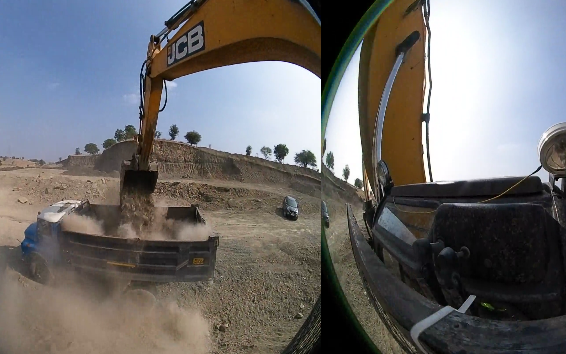
#> input picture templates/template_4.png, 566 x 354 px, found by its file name
$ python swing_analysis.py
#> lines starting #> are read from the running program, lines starting #| are printed output that depends on the picture; after the words box and inside, x2 and y2 are one past the last pixel; in counts of white or black regions, pixels touching at a corner belong together; pictures that were not available may be replaced by others from this repository, and a replacement may not be noted
import cv2
import numpy as np

cap = cv2.VideoCapture('sample-3.mp4')
template = cv2.imread("./template_4.png", cv2.IMREAD_GRAYSCALE)
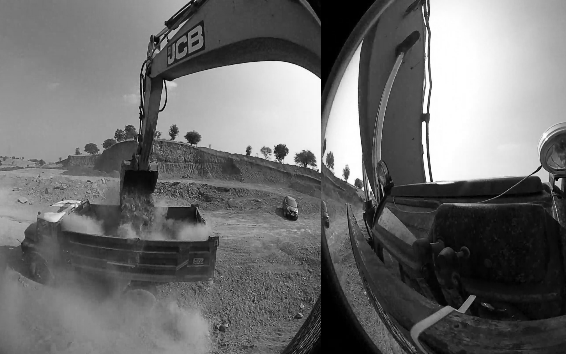
#> template: shape (354, 566); min 0, max 255, mean 109.9
w, h = template.shape[::-1]
#> w = 566; h = 354
swing_count = 0
swing_flag  = True

while True:
    (grabbed, frame) = cap.read()
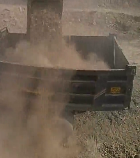
#> input picture templates/template_1.png, 140 x 158 px, given in place of sample-3.mp4, which was not available
#> frame is the input picture: shape (158, 140, 3); mean B, G, R 80.7, 96, 110.8
    frame = cv2.resize(frame,(848,480))
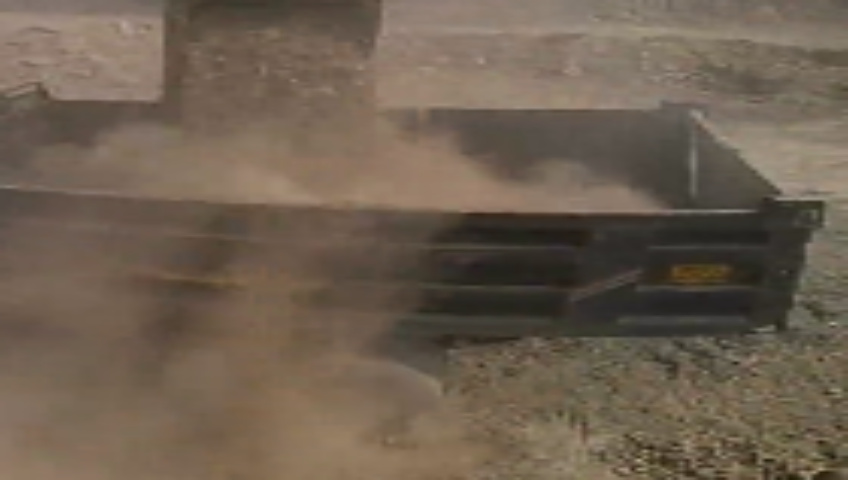
#> frame: shape (480, 848, 3); mean B, G, R 80.6, 95.9, 110.6
    gray_frame = cv2.cvtColor(frame, cv2.COLOR_BGR2GRAY)
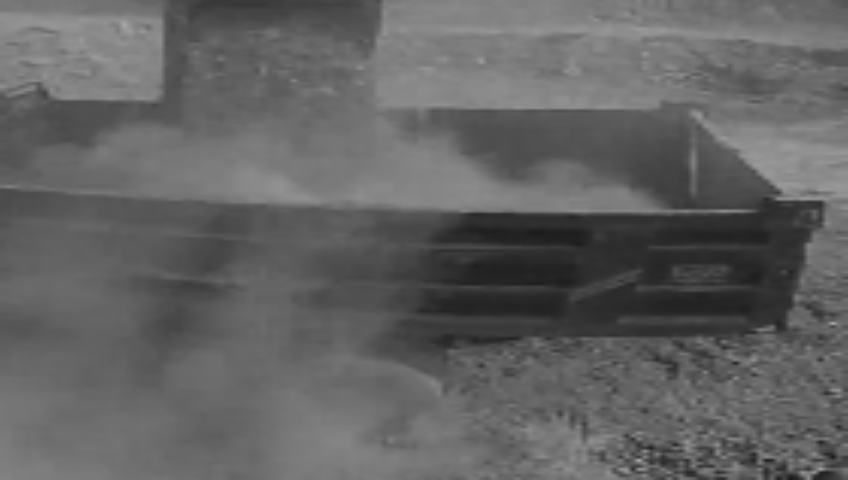
#> gray_frame: shape (480, 848); min 26, max 170, mean 98.5

    res = cv2.matchTemplate(gray_frame, template, cv2.TM_CCOEFF_NORMED)
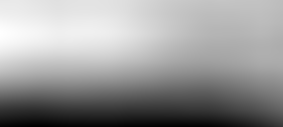
#> res: shape (127, 283) float32; min -0.272, max 0.478, mean 0.177; drawn with min black and max white
    loc = np.where(res >= 0.7)
#> loc = (empty array, empty array)
    #print(res)
    print("Length of locations : ",len(loc[0]),len(loc[1]))
#| Length of locations :  0 0
    if(len(loc[0]) == 0 and len(loc[1]) == 0):
        swing_flag = True
    print("Locations when res > 0.7:", loc)
#| Locations when res > 0.7: (array([], dtype=int64), array([], dtype=int64))

    for pt in zip(*loc[::-1]):
        if(swing_flag):
            swing_count += 1
            swing_flag = False
        cv2.rectangle(frame, pt, (pt[0] + w, pt[1] + h), (0, 255, 0), 3)
        cv2.putText(frame, "Status: Filling", (20,20), cv2.FONT_HERSHEY_SIMPLEX, 0.8, (0, 255, 0), lineType=cv2.LINE_AA)
#> this loop made 0 passes
#> after the loop, swing_count = 0; swing_flag = True

    #frame = cv2.resize(frame,(640,480))
    #cv2.putText(frame, "Status: ---", (20,40), cv2.FONT_HERSHEY_SIMPLEX, 0.3, (255, 0, 0), lineType=cv2.LINE_AA)
    cv2.putText(frame, "Swing Count = "+str(swing_count), (600,20), cv2.FONT_HERSHEY_SIMPLEX, 0.6, (0, 255, 0), lineType=cv2.LINE_AA)
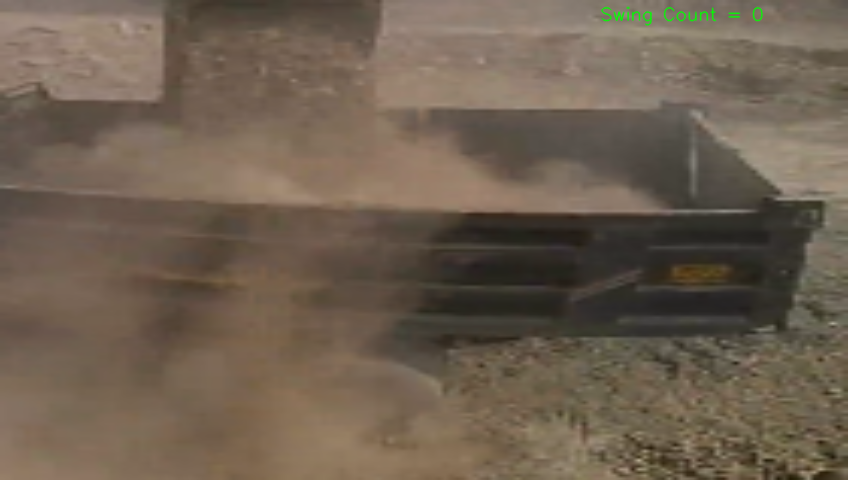
#> frame: shape (480, 848, 3); 0.23% of pixels changed, all inside (x1, y1, x2, y2) = (600, 6, 763, 26)
    cv2.imshow("Frame", frame)

    if not grabbed or cv2.waitKey(1) == ord("q"):
#> (key q is pressed here)
            print("User : Quit")
            break

cap.release()
cv2.destroyAllWindows()
